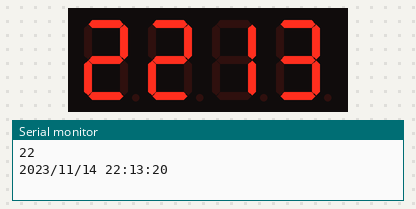
A sketch run on a simulated Arduino Uno, built with avr-gcc and run on an emulated ATmega328P. Parts: 4-digit seven-segment display, the last lines printed to the serial monitor. The local clock reads 2024-03-15 10:24:30 at power-on unless the sketch sets it.

Above: at 0.1 s.
At 41.0 s:
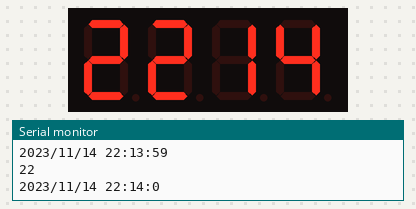
At 100.4 s:
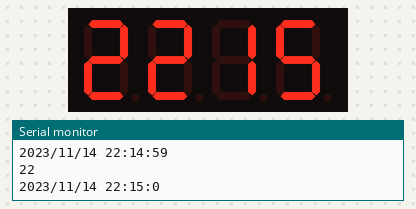

Measured:
- what the display in image 1 shows lasts 59.3 s, from 41.0 s to 100.3 s

The sketch:

RTC_Display_for_AIIOT.ino
```cpp
#include "RTClib.h"
#include <TM1637Display.h>
RTC_DS1307 rtc;

const int CLK = 14; //Set the CLK pin connection to the display
const int DIO = 12; //Set the DIO pin connection to the display
TM1637Display display(CLK, DIO); //set up the 4-Digit Display.
int hour;
void setup()
{
 display.setBrightness(0x0a);
 Serial.begin(9600);

#ifndef ESP8266
  while (!Serial); // wait for serial port to connect. Needed for native USB
#endif

  if (! rtc.begin()) {
    Serial.println("Couldn't find RTC");
    Serial.flush();
    while (1) delay(10);
  }

  if (! rtc.isrunning()) {
    //Serial.println("RTC is NOT running, let's set the time!");
    // When time needs to be set on a new device, or after a power loss, the
    // following line sets the RTC to the date & time this sketch was compiled
    //rtc.adjust(DateTime(F(__DATE__), F(__TIME__)));
    // This line sets the RTC with an explicit date & time, for example to set
    // January 21, 2014 at 3am you would call:
    // rtc.adjust(DateTime(2014, 1, 21, 3, 0, 0));
  }

  // When time needs to be re-set on a previously configured device, the
  // following line sets the RTC to the date & time this sketch was compiled
   rtc.adjust(DateTime(F(__DATE__), F(__TIME__)));
  // This line sets the RTC with an explicit date & time, for example to set
  // January 21, 2014 at 3am you would call:
  //rtc.adjust(DateTime(2023, 12, 29, 18, 1, 0));
}
//set the diplay to maximum brightness
void loop()
{
  //Iterate numCounter

   DateTime now = rtc.now();
    hour=now.hour();
    Serial.println(hour);
    Serial.print(now.year(), DEC);
    Serial.print('/');
    Serial.print(now.month(), DEC);
    Serial.print('/');
    Serial.print(now.day(), DEC);
    Serial.print(" ");
    Serial.print(now.hour(), DEC);
    Serial.print(':');
    Serial.print(now.minute(), DEC);
    Serial.print(':');
    Serial.print(now.second(), DEC);
    Serial.println();
 display.showNumberDec((hour*100)+now.minute()); //Display the numCounter value;
delay(1000);
 }
```
